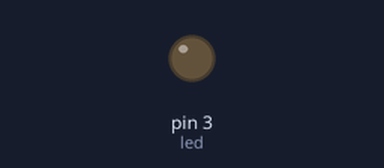
The sketch below on a simulated Arduino Uno, built with avr-gcc and run on an emulated ATmega328P. Parts: output pins drawn as LEDs (lit = HIGH).

Above: at 0.05 s.
At 5.75 s:
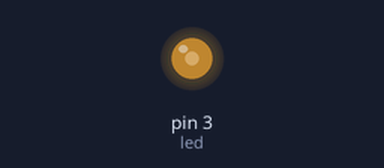
At 11.55 s:
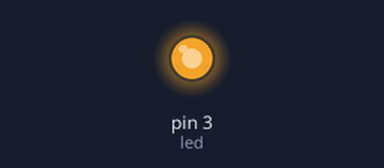
At 23.15 s:
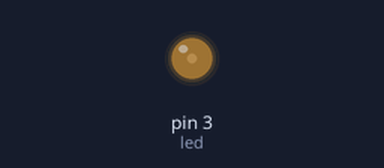
Timing chart, 0 to 33.3 s (numbered marks = the images above):
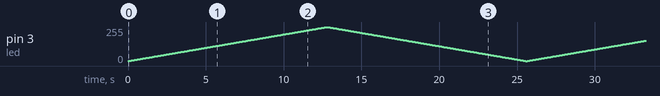

The sketch:

WEEK8_LED_fade_with_breathing_effect.ino
```cpp
const int led = 3;

void setup()
{
    pinMode(led, OUTPUT);
}

void loop()
{
    // Fade in
    for (int i = 0; i <= 255; i++)
    {
        analogWrite(led, i);
        delay(50);
    }

    // Fade out
    for (int i = 255; i >= 0; i--)
    {
        analogWrite(led, i);
        delay(50);
    }
}
```
